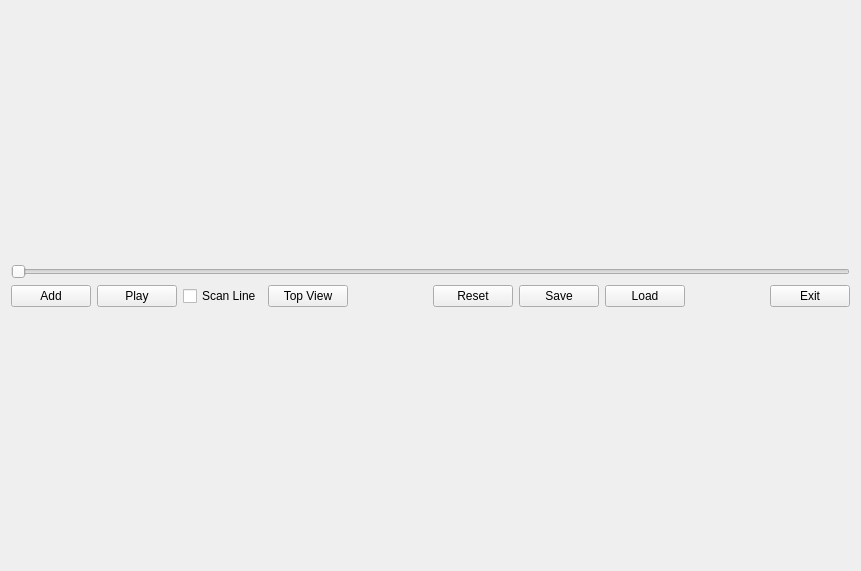
<?xml version="1.0" encoding="UTF-8"?>
<ui version="4.0">
 <class>Widget</class>
 <widget class="QWidget" name="Widget">
  <property name="geometry">
   <rect>
    <x>0</x>
    <y>0</y>
    <width>861</width>
    <height>571</height>
   </rect>
  </property>
  <property name="windowTitle">
   <string>Widget</string>
  </property>
  <layout class="QVBoxLayout" name="verticalLayout_2">
   <item>
    <layout class="QVBoxLayout" name="main_layout">
     <property name="topMargin">
      <number>0</number>
     </property>
     <item>
      <widget class="QSlider" name="animation_pos">
       <property name="maximum">
        <number>9999</number>
       </property>
       <property name="pageStep">
        <number>100</number>
       </property>
       <property name="orientation">
        <enum>Qt::Horizontal</enum>
       </property>
      </widget>
     </item>
     <item>
      <layout class="QHBoxLayout" name="sub_layout">
       <item>
        <widget class="QPushButton" name="add_button">
         <property name="text">
          <string>Add</string>
         </property>
        </widget>
       </item>
       <item>
        <widget class="QPushButton" name="run_button">
         <property name="text">
          <string>Play</string>
         </property>
        </widget>
       </item>
       <item>
        <widget class="QCheckBox" name="scanline_chk">
         <property name="text">
          <string>Scan Line</string>
         </property>
        </widget>
       </item>
       <item>
        <widget class="QPushButton" name="view_button">
         <property name="text">
          <string>Top View</string>
         </property>
        </widget>
       </item>
       <item>
        <spacer name="horizontalSpacer_2">
         <property name="orientation">
          <enum>Qt::Horizontal</enum>
         </property>
         <property name="sizeHint" stdset="0">
          <size>
           <width>40</width>
           <height>20</height>
          </size>
         </property>
        </spacer>
       </item>
       <item>
        <widget class="QPushButton" name="reset_button">
         <property name="text">
          <string>Reset</string>
         </property>
        </widget>
       </item>
       <item>
        <widget class="QPushButton" name="save_button">
         <property name="text">
          <string>Save</string>
         </property>
        </widget>
       </item>
       <item>
        <widget class="QPushButton" name="load_button">
         <property name="text">
          <string>Load</string>
         </property>
        </widget>
       </item>
       <item>
        <spacer name="horizontalSpacer">
         <property name="orientation">
          <enum>Qt::Horizontal</enum>
         </property>
         <property name="sizeHint" stdset="0">
          <size>
           <width>40</width>
           <height>20</height>
          </size>
         </property>
        </spacer>
       </item>
       <item>
        <widget class="QPushButton" name="exit_button">
         <property name="text">
          <string>Exit</string>
         </property>
        </widget>
       </item>
      </layout>
     </item>
    </layout>
   </item>
  </layout>
 </widget>
 <layoutdefault spacing="6" margin="11"/>
 <resources/>
 <connections/>
</ui>
